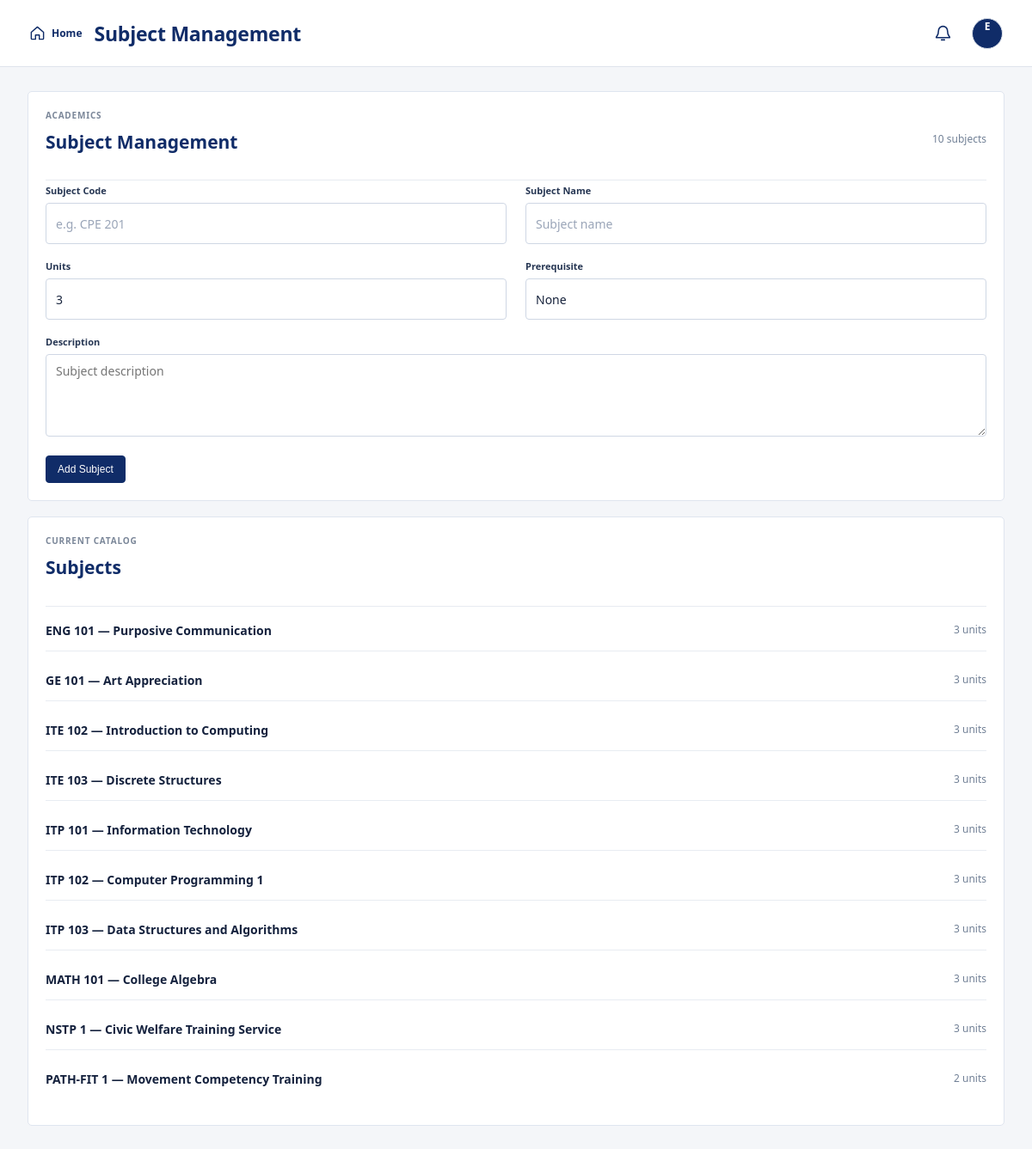
Screenshot of /admin_subjects.php (signed in) with the database file from the repository.
### tables this page shows
CREATE TABLE subjects (
 id INT AUTO_INCREMENT PRIMARY KEY,
 code VARCHAR(30) NOT NULL UNIQUE,
 name VARCHAR(150) NOT NULL,
 units INT NOT NULL,
 section VARCHAR(50),
 faculty_id INT NULL,
 description TEXT NULL,
 prerequisite VARCHAR(180) NULL,
 FOREIGN KEY (faculty_id) REFERENCES users(id) ON DELETE SET NULL
);

### config.php (called while the page is built, shortened)
<?php
function e($value) { return htmlspecialchars((string)$value, ENT_QUOTES, 'UTF-8'); }

### admin_subjects.php (the view, shortened to what this page needs)
<?php require 'admin_bootstrap.php'; $title='Subject Management'; $subjects=$pdo->query("SELECT * FROM subjects ORDER BY code")->fetchAll(); require 'header.php'; admin_flash_html(); ?>
<section class="section"><div class="card-head"><div><span class="eyebrow">ACADEMICS</span><h2>Subject Management</h2></div><span class="muted"><?=count($subjects)?> subjects</span></div>
<form method="post"><?=admin_form_return('admin_subjects.php')?><input type="hidden" name="action" value="add_subject"><div class="register-grid"><div class="field"><label>Subject Code</label><input name="code" placeholder="e.g. CPE 201" required></div><div class="field"><label>Subject Name</label><input name="name" placeholder="Subject name" required></div><div class="field"><label>Units</label><input type="number" name="units" min="1" max="12" value="3" required></div><div class="field"><label>Prerequisite</label><input name="prerequisite" value="None"></div><div class="field span-2"><label>Description</label><textarea name="description" placeholder="Subject description"></textarea></div></div><button class="btn">Add Subject</button></form></section>
<section class="section"><div class="card-head"><div><span class="eyebrow">CURRENT CATALOG</span><h2>Subjects</h2></div></div><?php foreach($subjects as $s): ?><details class="ticket" style="margin-bottom:10px"><summary style="cursor:pointer;list-style:none"><b><?=e($s['code'])?> — <?=e($s['name'])?></b><span class="muted" style="float:right"><?=e($s['units'])?> units</span></summary></details><?php endforeach; ?></section>
<?php require 'footer.php'; ?>

### rows the page displays
subjects: code "ENG 101", name "Purposive Communication", units "3"
subjects: code "GE 101", name "Art Appreciation", units "3"
subjects: code "ITE 102", name "Introduction to Computing", units "3"
subjects: code "ITE 103", name "Discrete Structures", units "3"
subjects: code "ITP 101", name "Information Technology", units "3"
subjects: code "ITP 102", name "Computer Programming 1", units "3"
subjects: code "ITP 103", name "Data Structures and Algorithms", units "3"
subjects: code "MATH 101", name "College Algebra", units "3"
subjects: code "NSTP 1", name "Civic Welfare Training Service", units "3"
subjects: code "PATH-FIT 1", name "Movement Competency Training", units "2"

### other values shown
$title "Subject Management"
substr($_SESSION['user']['name'],0,1) "E"
count($subjects) "10"
